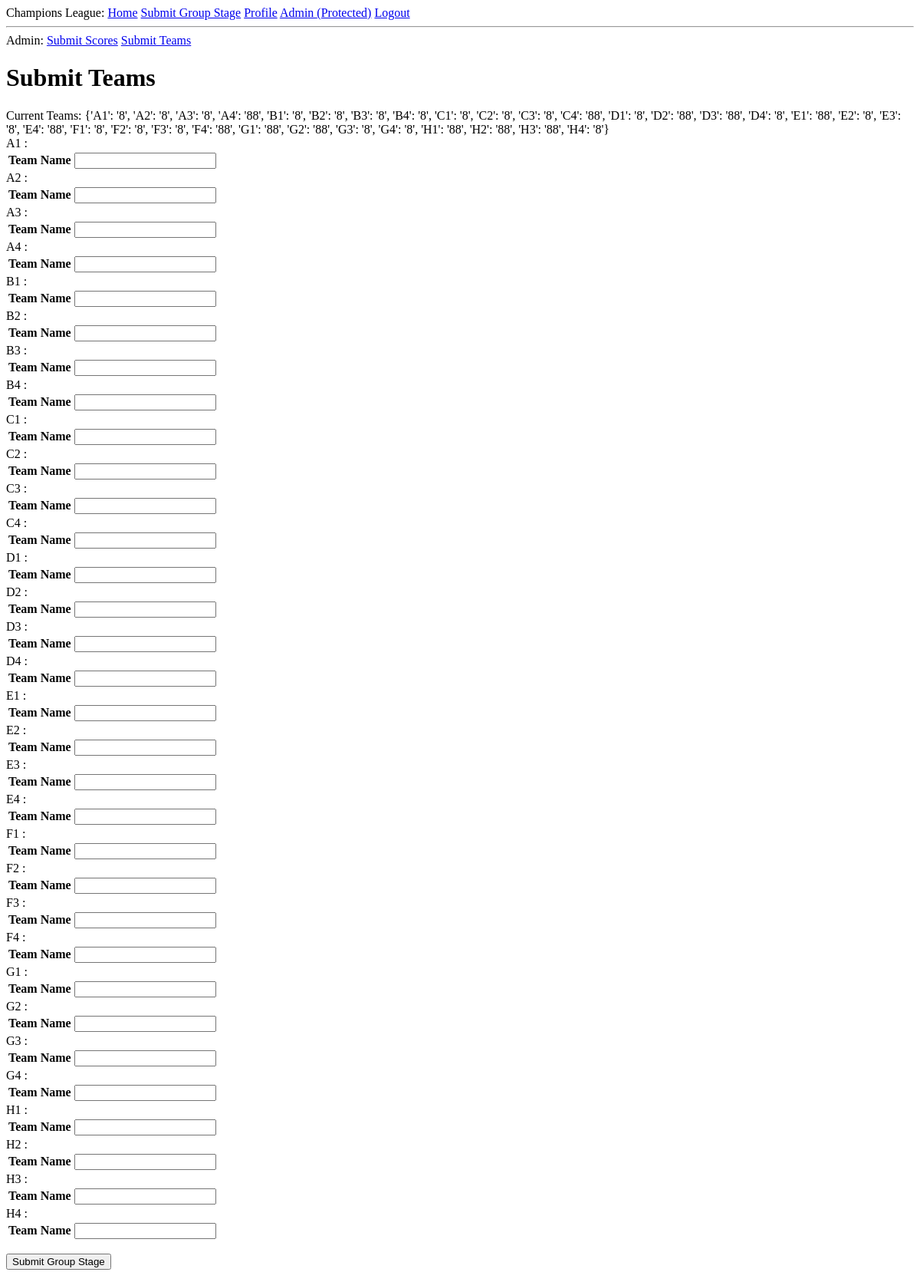
The page /admin_submit_teams (signed in) on the database as committed earlier.
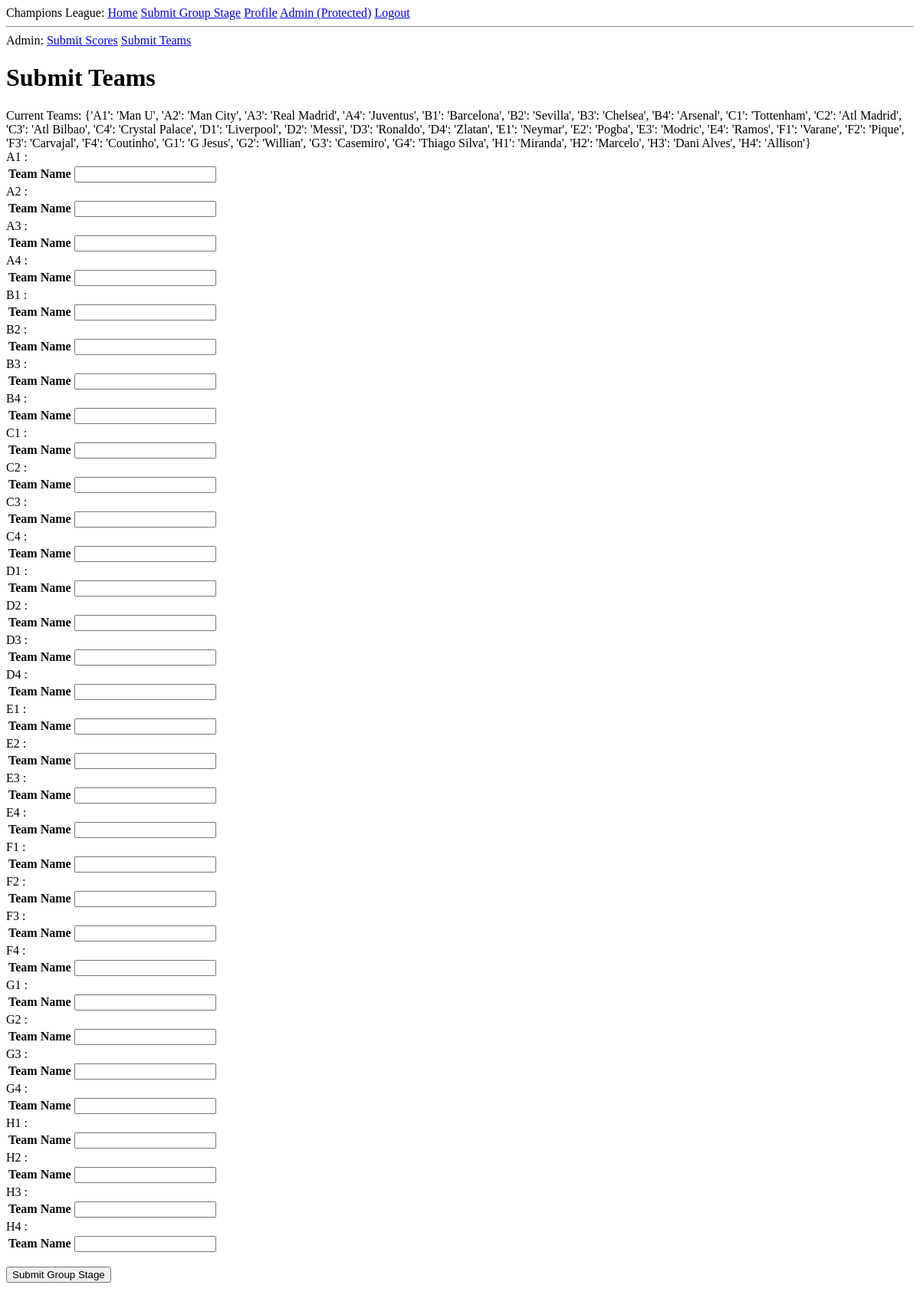
The same page on the database as committed later.
### app/models.py (models this page shows, shortened)
class Tournament(db.Model):
	id = db.Column(db.Integer, primary_key=True)
	games = db.Column(db.PickleType)
	group_stage_games = db.Column(db.PickleType)
	group_stage_teams = db.Column(db.PickleType)
	R16_games = db.Column(db.PickleType)
	R16_teams = db.Column(db.PickleType)
	QF_games = db.Column(db.PickleType)
	QF_teams = db.Column(db.PickleType)
	SF_games = db.Column(db.PickleType)
	SF_teams = db.Column(db.PickleType)
	F_game = db.Column(db.PickleType)
	F_teams = db.Column(db.PickleType)
	def calculate_points(self):
		posts = Post.query.all()
		for post in posts:
			post.points = self.calculate_points_specific(post)
	def calculate_points_specific(self, post):
		return 1
	def get_R16_teams(self):
		if self.R16_teams:
			return pickle.loads(self.R16_teams)
		return None
	def helper_teams():
		teams_list = []
		groups = ("A", "B", "C", "D", "E", "F", "G", "H")
		for group_letter in groups:
			for i in range(1,5):
				teams_list.append(group_letter + str(i))
		return teams_list

### app/routes.py (the view, shortened to what this page needs)
@app.route('/admin_submit_teams', methods=['GET', 'POST'])
@login_required
def admin_submit_teams():
	group_team_labels = Tournament.helper_teams()
	form = AdminTeamForm()
	labels_and_form_items = zip(group_team_labels, form.teams)
	tournaments = Tournament.query.all()
	if len(tournaments) != 0:
		cl = tournaments[0]
	else:
		cl = Tournament()
		db.session.add(cl)
	cl.calculate_points()
	db.session.commit()
	posts = Post.query.order_by(desc('points')).all()
	return render_template('admin_submit_teams.html', title='Admin', form=form, tournament=cl, labels_and_form_items=labels_and_form_items)

### app/forms.py
class AdminTeamForm(FlaskForm):
	teams = FieldList(FormField(AdminTeamEntryForm), min_entries=32)
	submit = SubmitField('Submit Group Stage')

class AdminTeamEntryForm(FlaskForm):
	team = StringField('Team Name', validators=[DataRequired()])

### app/models.py (called while the page is built)
@login.user_loader
def load_user(id):
	return User.query.get(int(id))

### app/templates/admin_submit_teams.html (shortened to what this page needs)
{% extends "base.html" %}
{% block content %}
    <div>
        Admin:
        <a href="{{ url_for('admin') }}">Submit Scores</a>
        <a href="{{ url_for('admin_submit_teams') }}">Submit Teams</a>
    </div>
    <h1>Submit Teams</h1>
    Current Teams: {{tournament.get_R16_teams()}}
    <form action="" method="post" novalidate>
        {% for label_and_form_item in labels_and_form_items %}
            {{label_and_form_item[0]}} : {{label_and_form_item[1]}}
        {% endfor%}
        <p>{{ form.submit() }}</p>
    </form>
{% endblock %}

### app/templates/base.html (shortened to what this page needs)
<html>
    <head>
    </head>
    <body>
       <div>
            Champions League:
            <a href="{{ url_for('index') }}">Home</a>
            <a href="{{ url_for('submit_group_stage') }}">Submit Group Stage</a>
            <a href="{{ url_for('profile') }}">Profile</a>
            <a href="{{ url_for('admin') }}">Admin (Protected)</a>
            {% if current_user.is_anonymous %}
            <a href="{{ url_for('login') }}">Login</a>
            {% else %}
            <a href="{{ url_for('logout') }}">Logout</a>
            {% endif %}
        </div>
        <hr>
        {% block content %}{% endblock %}
    </body>
</html>

Rows that differ between the two databases and show on the page:
changed Tournament: get_R16_teams "{'A1': '8', 'A2': '8', 'A3': '8', 'A4': '88', 'B1': '8', 'B2': '8', 'B3': '8', 'B4': '8', 'C1': '8', 'C2': '8', 'C3': '8', 'C4': '88', 'D1': '8', 'D2': '88', 'D3': '88', 'D4': '8', 'E1': '88', 'E2': '8', 'E3': '8', 'E4': '88', 'F1': '8', 'F2': '8', 'F3': '8', 'F4': '88', 'G1': '88', 'G2': '88', 'G3': '8', 'G4': '8', 'H1': '88', 'H2': '88', 'H3': '88', 'H4': '8'}" → "{'A1': 'Man U', 'A2': 'Man City', 'A3': 'Real Madrid', 'A4': 'Juventus', 'B1': 'Barcelona', 'B2': 'Sevilla', 'B3': 'Chelsea', 'B4': 'Arsenal', 'C1': 'Tottenham', 'C2': 'Atl Madrid', 'C3': 'Atl Bilbao', 'C4': 'Crystal Palace', 'D1': 'Liverpool', 'D2': 'Messi', 'D3': 'Ronaldo', 'D4': 'Zlatan', 'E1': 'Neymar', 'E2': 'Pogba', 'E3': 'Modric', 'E4': 'Ramos', 'F1': 'Varane', 'F2': 'Pique', 'F3': 'Carvajal', 'F4': 'Coutinho', 'G1': 'G Jesus', 'G2': 'Willian', 'G3': 'Casemiro', 'G4': 'Thiago Silva', 'H1': 'Miranda', 'H2': 'Marcelo', 'H3': 'Dani Alves', 'H4': 'Allison'}"
